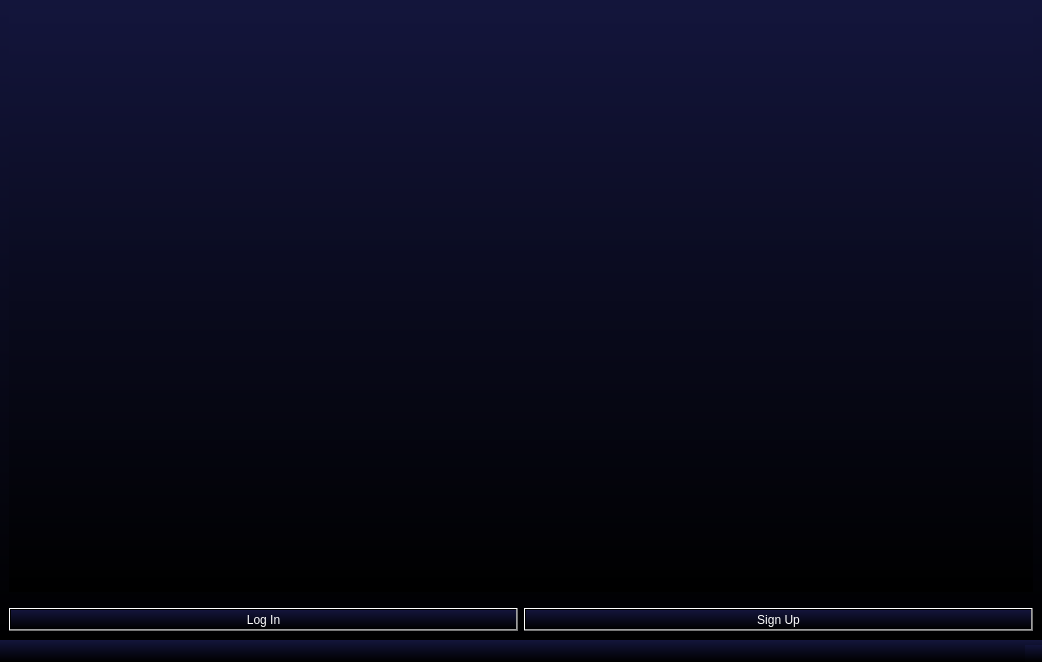
<?xml version="1.0" encoding="UTF-8"?>
<ui version="4.0">
 <class>FirstLogInSignUp</class>
 <widget class="QMainWindow" name="FirstLogInSignUp">
  <property name="geometry">
   <rect>
    <x>0</x>
    <y>0</y>
    <width>1042</width>
    <height>662</height>
   </rect>
  </property>
  <property name="windowTitle">
   <string>FirstLogInSignUp</string>
  </property>
  <property name="windowIcon">
   <iconset>
    <normaloff>Pics/Снимок экрана 2024-06-01 в 17.47.55.png</normaloff>Pics/Снимок экрана 2024-06-01 в 17.47.55.png</iconset>
  </property>
  <property name="styleSheet">
   <string notr="true">background: qlineargradient(spread: pad, x1: 0, y1: 1, x2: 0, y2: 0, stop: 0 rgb(0, 0, 0), stop: 1 rgb(19, 21, 59));
color: white;</string>
  </property>
  <widget class="QWidget" name="centralwidget">
   <layout class="QGridLayout" name="gridLayout">
    <item row="3" column="1">
     <layout class="QHBoxLayout" name="horizontalLayout">
      <item>
       <widget class="QPushButton" name="loginB">
        <property name="text">
         <string>Log In</string>
        </property>
       </widget>
      </item>
      <item>
       <widget class="QPushButton" name="SignUpB">
        <property name="text">
         <string>Sign Up</string>
        </property>
       </widget>
      </item>
     </layout>
    </item>
    <item row="1" column="1">
     <spacer name="verticalSpacer">
      <property name="orientation">
       <enum>Qt::Vertical</enum>
      </property>
      <property name="sizeType">
       <enum>QSizePolicy::Fixed</enum>
      </property>
      <property name="sizeHint" stdset="0">
       <size>
        <width>10</width>
        <height>10</height>
       </size>
      </property>
     </spacer>
    </item>
    <item row="0" column="1">
     <widget class="QWidget" name="widget" native="true">
      <property name="styleSheet">
       <string notr="true">border-image: url(:/rec/Pics/BackG2-removebg-preview.png);</string>
      </property>
     </widget>
    </item>
   </layout>
  </widget>
  <widget class="QMenuBar" name="menubar">
   <property name="geometry">
    <rect>
     <x>0</x>
     <y>0</y>
     <width>1042</width>
     <height>24</height>
    </rect>
   </property>
  </widget>
  <widget class="QStatusBar" name="statusbar"/>
 </widget>
 <resources/>
 <connections/>
</ui>
